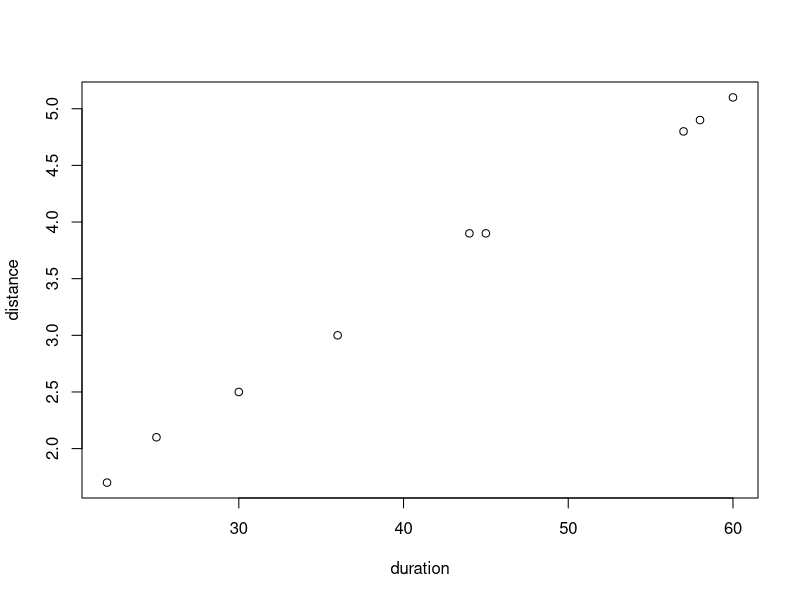
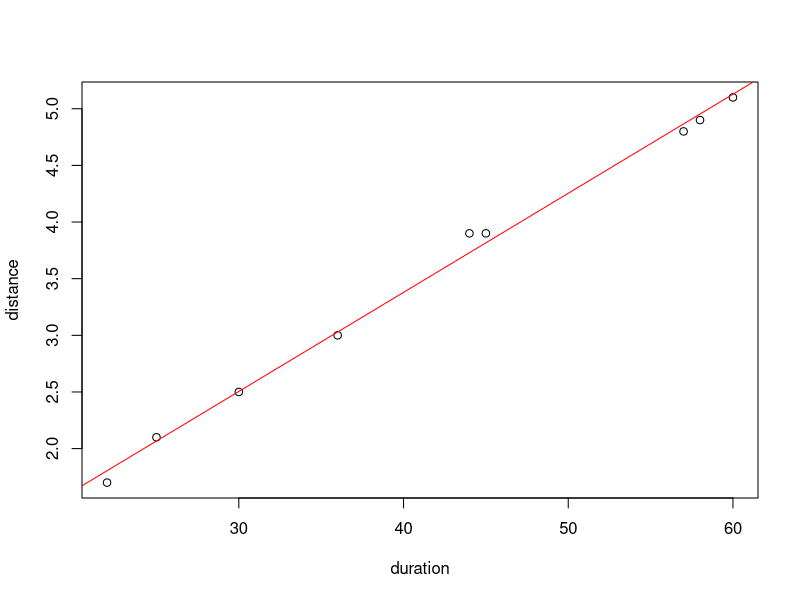
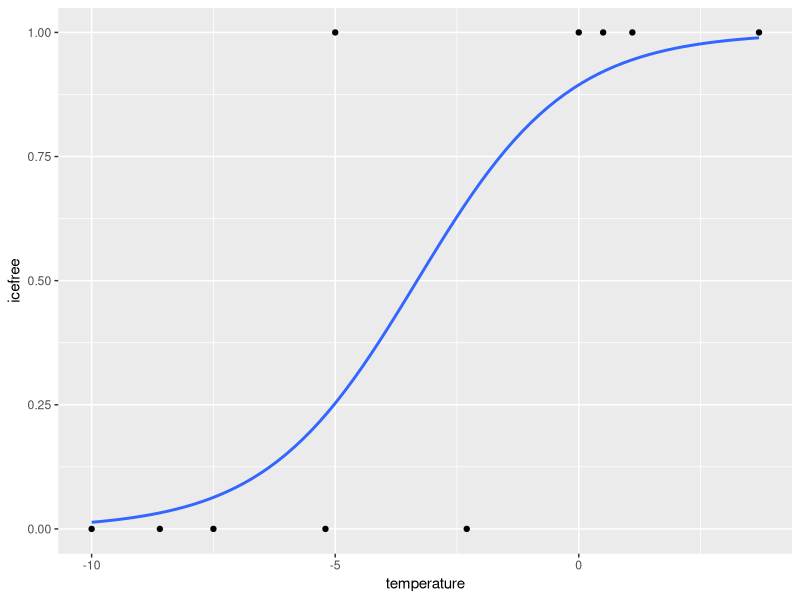
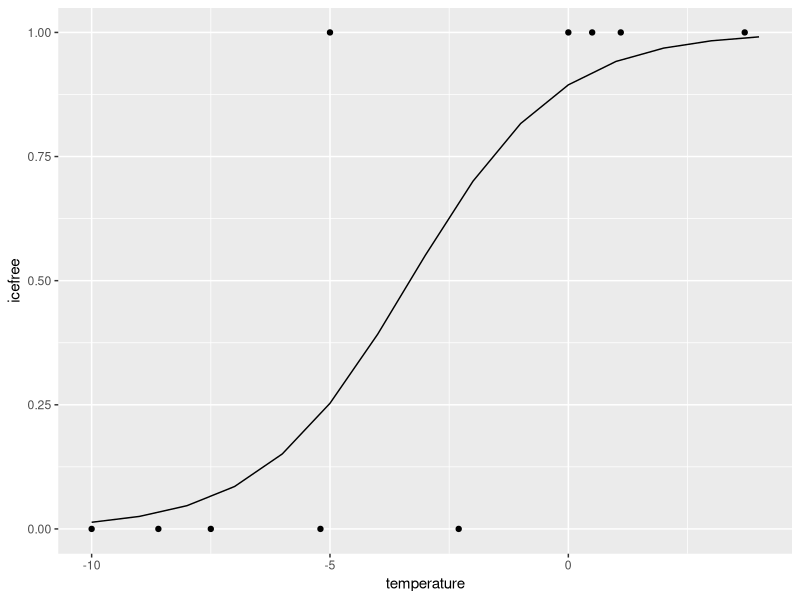
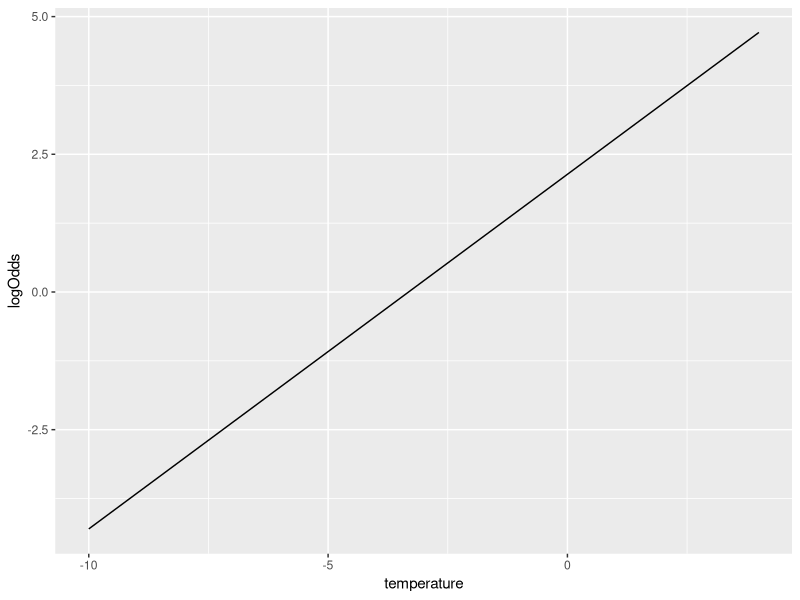
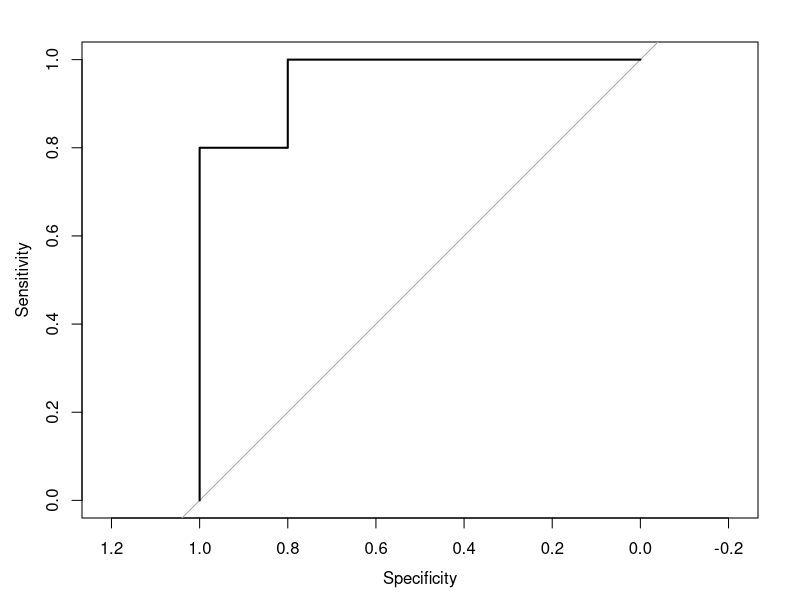
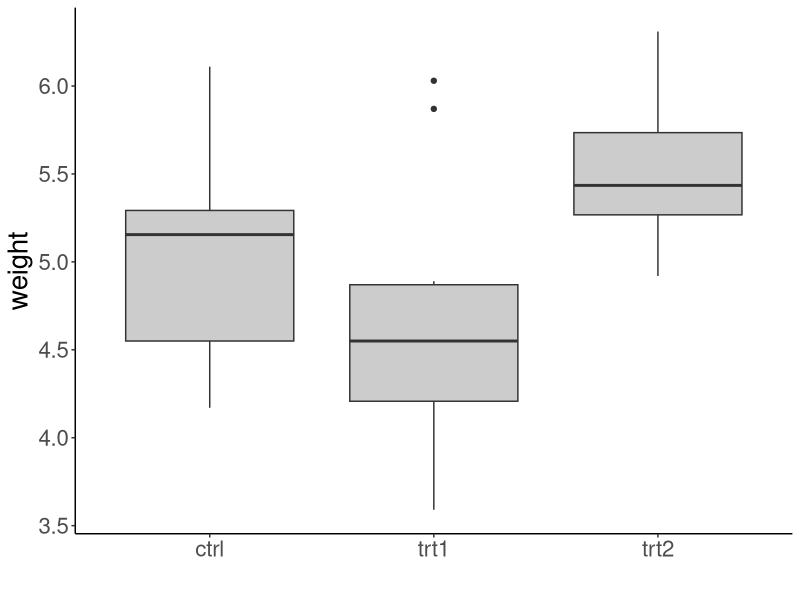

R code for these plots, in order:
## ---- chunk 1

duration <- c(30,60,45,44,36,58,57,22,25)
distance <- c(2.5,5.1,3.9,3.9,3,4.9,4.8,1.7,2.1)

plot(duration,distance)
## ---- chunk 2
m1 <- lm(distance~duration) ## linear model with response ~ predictor
summary(m1) ## see output of model
## ---- chunk 3
plot(duration,distance)
abline(m1, col="red") ## adds line from model
## ---- chunk 4
drug.trial <- read.csv("data//drug.trial.csv")

##load data
head(drug.trial)

## drug.trial <- read.csv("https://raw.githubusercontent.com/afilazzola/UoALogisticRegression/main/data/drug.trial.csv")
## ---- chunk 5
m2<- glm(response~predictor, data=drug.trial, family="binomial") ##glm for drugs potential to curse

summary(m2) ##output of model
## ---- chunk 6

anova(m2, test="Chisq") ## chisq test on predictor from model
## ---- chunk 7
## Create some data
iceData <- data.frame(icefree = c(0,0,0,0,1,0,1,1,1,1), temperature = c(-10,-7.5,-8.6,-5.2,-5,-2.3,0.5,0,1.1,3.7))

m3<- glm(icefree~temperature,  family="binomial", data=iceData) 
summary(m3)
anova(m3, test="Chisq")

library(ggplot2)
## Plot the logistic regression
ggplot(iceData, aes(x= temperature, y=icefree)) + geom_point() + geom_smooth(method="glm", method.args=list(family="binomial"), se=F)

## Plot your own range of values
m3Out <- data.frame(temperature = -10:4)
m3Out[,"icefree"] <- predict(m3, m3Out, type="response")

ggplot(m3Out, aes(x=temperature, y=icefree)) + geom_line() + geom_point(data=iceData, aes(x= temperature, y=icefree))

## Plot the log odds model
m3Out[,"logOdds"] <- predict(m3, m3Out, type="link")

ggplot(m3Out, aes(x=temperature, y=logOdds)) + geom_line() 


## Psuedo R2
m3null<- glm(icefree~1,  family="binomial", data=iceData) ##glm for drugs potential to curse
1-logLik(m3)/logLik(m3null) 

## ---- chunk 8
library(caret)
library(pROC)

## List actual vs predicted
actualData <- iceData$icefree
predictData <- predict( m3, iceData, type="response")

## set threshold
predictData <- ifelse(predictData > 0.5, 1, 0)

## Create confusion matrix
confusionMat <- table(actualData, predictData)
confusionMat

## Extract outputs
confusionMatrix(confusionMat)

## Create ROC graph
m3ROC <-  roc(icefree~temperature, data = iceData)
plot(m3ROC)

m3ROC ## get AUC
## ---- chunk 9
library(tidyverse)
ggplot(PlantGrowth, aes(group, y=weight)) + geom_boxplot(fill="Grey80") + ## plot data
  theme_classic() + xlab("") +  theme(text = element_text(size = 20))     ## aesthetics

m1 <- glm(weight ~ group, data=PlantGrowth)
anova(m1, test="Chisq")


## ---- chunk 10
library(emmeans)
emmeans(m1, pairwise~group, adjust="tukey") ##conduct pairwise comparisons on predictor
## ---- chunk 11
library(lme4)

## Conduct mixed model
m1 <- glmer(hp ~ log(disp) + (1|cyl), data=mtcars, family="poisson")
## Test for differences
car::Anova(m1)
